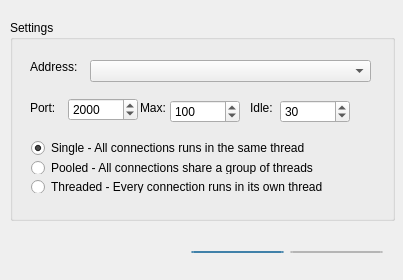
<?xml version="1.0" encoding="UTF-8"?>
<ui version="4.0">
 <class>Dialog</class>
 <widget class="QDialog" name="Dialog">
  <property name="geometry">
   <rect>
    <x>0</x>
    <y>0</y>
    <width>403</width>
    <height>280</height>
   </rect>
  </property>
  <property name="windowTitle">
   <string>Dialog</string>
  </property>
  <widget class="QGroupBox" name="groupBox">
   <property name="geometry">
    <rect>
     <x>10</x>
     <y>20</y>
     <width>385</width>
     <height>201</height>
    </rect>
   </property>
   <property name="title">
    <string>Settings</string>
   </property>
   <widget class="QWidget" name="layoutWidget">
    <property name="geometry">
     <rect>
      <x>10</x>
      <y>110</y>
      <width>335</width>
      <height>74</height>
     </rect>
    </property>
    <layout class="QVBoxLayout" name="verticalLayout">
     <item>
      <widget class="QRadioButton" name="rdoSingle">
       <property name="text">
        <string>Single - All connections runs in the same thread</string>
       </property>
       <property name="checked">
        <bool>true</bool>
       </property>
      </widget>
     </item>
     <item>
      <widget class="QRadioButton" name="rdoPooled">
       <property name="text">
        <string>Pooled - All connections share a group of threads</string>
       </property>
      </widget>
     </item>
     <item>
      <widget class="QRadioButton" name="rdoTheaded">
       <property name="text">
        <string>Threaded - Every connection runs in its own thread</string>
       </property>
      </widget>
     </item>
    </layout>
   </widget>
   <widget class="QLabel" name="label_2">
    <property name="geometry">
     <rect>
      <x>130</x>
      <y>80</y>
      <width>31</width>
      <height>16</height>
     </rect>
    </property>
    <property name="text">
     <string>Max:</string>
    </property>
   </widget>
   <widget class="QSpinBox" name="spinBoxMax">
    <property name="geometry">
     <rect>
      <x>160</x>
      <y>80</y>
      <width>70</width>
      <height>23</height>
     </rect>
    </property>
    <property name="maximum">
     <number>64000</number>
    </property>
    <property name="value">
     <number>100</number>
    </property>
   </widget>
   <widget class="QSpinBox" name="spinBox">
    <property name="geometry">
     <rect>
      <x>58</x>
      <y>78</y>
      <width>70</width>
      <height>23</height>
     </rect>
    </property>
    <property name="maximum">
     <number>64000</number>
    </property>
    <property name="value">
     <number>2000</number>
    </property>
   </widget>
   <widget class="QLabel" name="label">
    <property name="geometry">
     <rect>
      <x>20</x>
      <y>80</y>
      <width>29</width>
      <height>16</height>
     </rect>
    </property>
    <property name="text">
     <string>Port:</string>
    </property>
   </widget>
   <widget class="QLabel" name="label_3">
    <property name="geometry">
     <rect>
      <x>20</x>
      <y>40</y>
      <width>59</width>
      <height>14</height>
     </rect>
    </property>
    <property name="text">
     <string>Address:</string>
    </property>
   </widget>
   <widget class="QComboBox" name="cmbAddress">
    <property name="geometry">
     <rect>
      <x>80</x>
      <y>40</y>
      <width>281</width>
      <height>22</height>
     </rect>
    </property>
   </widget>
   <widget class="QSpinBox" name="spinboxIdle">
    <property name="geometry">
     <rect>
      <x>270</x>
      <y>80</y>
      <width>70</width>
      <height>23</height>
     </rect>
    </property>
    <property name="maximum">
     <number>64000</number>
    </property>
    <property name="value">
     <number>30</number>
    </property>
   </widget>
   <widget class="QLabel" name="label_4">
    <property name="geometry">
     <rect>
      <x>240</x>
      <y>80</y>
      <width>31</width>
      <height>16</height>
     </rect>
    </property>
    <property name="text">
     <string>Idle:</string>
    </property>
   </widget>
  </widget>
  <widget class="QWidget" name="layoutWidget">
   <property name="geometry">
    <rect>
     <x>180</x>
     <y>240</y>
     <width>214</width>
     <height>24</height>
    </rect>
   </property>
   <layout class="QHBoxLayout" name="horizontalLayout_2">
    <item>
     <widget class="QPushButton" name="btnListen">
      <property name="text">
       <string>Listen</string>
      </property>
     </widget>
    </item>
    <item>
     <widget class="QPushButton" name="btnClose">
      <property name="text">
       <string>Close</string>
      </property>
     </widget>
    </item>
   </layout>
  </widget>
 </widget>
 <layoutdefault spacing="6" margin="11"/>
 <resources/>
 <connections/>
</ui>
